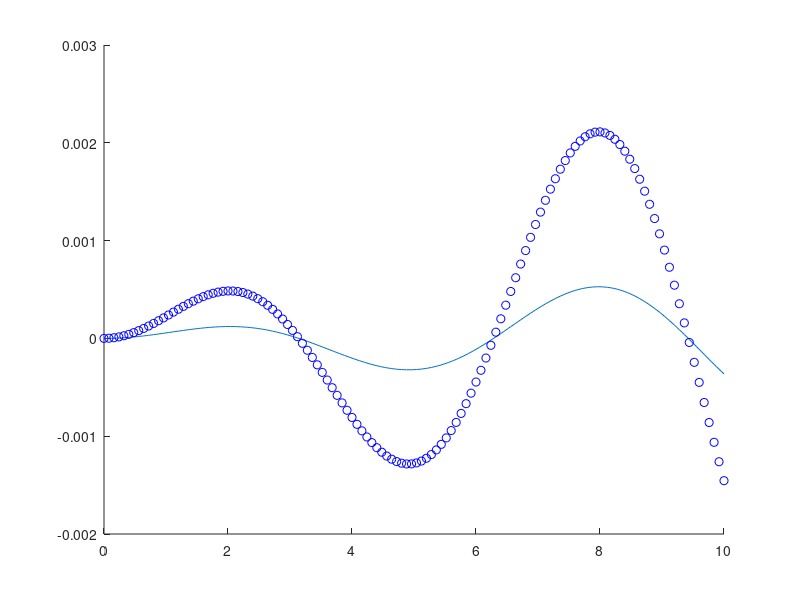

Write the MATLAB code that produced this figure.
a = 0;
g = 0;
f = 1;
% INPUT TO THE PROGRAM
k = 0.04;
b = -1;
T = 10;

t = 0:k:T;
y = zeros(1, length(t)); % Column vector
y(1) = f; % Initial value
y(2) = (1 + k^2/2*b) * f;

for i=2:(length(t)-1)
    y(i+1) = -y(i-1) + 2*(1+b*k^2/2)*y(i);
end

% With time step 2k
kk = 2*k;
tt = 0:kk:T;
yy = zeros(1, length(tt));
yy(1) = f; % Initial value
yy(2) = (1 + kk^2/2*b) * f;

for i=2:(length(tt)-1)
    yy(i+1) = -yy(i-1) + 2*(1+b*kk^2/2)*yy(i);
end

analytical = @(x) cos(sqrt(abs(b))*x); % Trivial to solve analytically, with pen and paper

err1 = zeros(1, length(t));
err2 = zeros(1, length(tt));

for i=1:length(t)
    err1(i) = analytical(t(i)) - y(i);
end
for i=1:length(tt)
    err2(i) = analytical(tt(i)) - yy(i);
end
q = log10(norm(err1)/norm(err2))/log10(k/kk);
disp(q);

% tSkip = t(1:2:end);
% ySkip = y(1:2:end);
% qn = log10(norm(analytical(t)-y)/norm(analytical(tSkip)-ySkip))/log10(k/kk);
% disp(qn)

hold on
% plot(t, y, 'bo');
% t2 = linspace(0, T, 100);
% plot(t2, analytical(t2));
plot(t, err1);
plot(tt, err2, 'bo');
hold off
